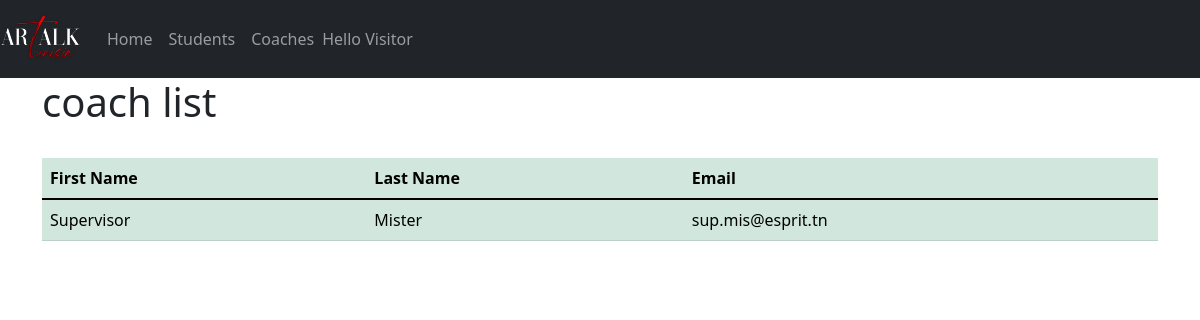
The page /app/coaches/ on the database its author committed.
### DjangoApp/models.py (models this page shows, shortened)
class User(models.Model):
    first_name = models.CharField(max_length=50)
    last_name = models.CharField(max_length=50)
    email = models.EmailField(verbose_name="Email", null=False, validators=[is_Esprit_Email])  # de base charfield

class Coach(User):
    pass

class User(models.Model):
    first_name = models.CharField(max_length=50)
    last_name = models.CharField(max_length=50)
    email = models.EmailField(verbose_name="Email", null=False, validators=[is_Esprit_Email])  # de base charfield

### DjangoApp/views.py (the view)
# urls.py: path('coaches/',coach_list,name='coach_list'),
def coach_list(request):
    list_coachs = Coach.objects.all()
    return render(
        request,
        'app/coach_list.html',
        {
            'coachs': list_coachs,
        }
    )

### DjangoApp/templates/app/coach_list.html (shortened to what this page needs)
{% extends 'app/../../../DjangoProject/templates/base.html' %}
{% block content %}
    <h1>coach list</h1></br>
<table class="table table-success table-hover">
    <thead>
    <tr>
        <th scope="col">First Name</th>
        <th scope="col">Last Name</th>
        <th scope="col">Email</th>
    </tr>
    </thead>
    <tbody>
    {% for c in coachs %}
        <tr>
        <td>{{c.first_name}}</td>
        <td>{{c.last_name}}</td>
        <td>{{c.email}}</td>
        </tr>
    {% endfor %}
    </tbody>
    </table>
{% endblock content %}

### rows shown on the page
Coach: first_name "Supervisor", last_name "Mister", email "sup.mis@esprit.tn"

### other values the page prints
{{ greetings }} "Hello"
{{ username|default:"Visitor" }} "Visitor"
